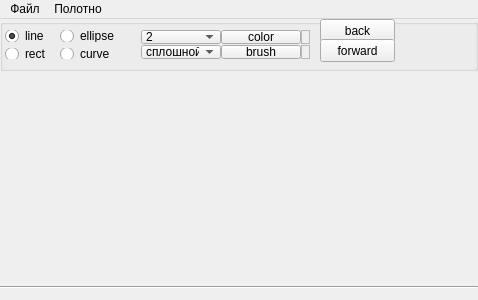
<?xml version="1.0" encoding="UTF-8"?>
<ui version="4.0">
 <class>MainWindow</class>
 <widget class="QMainWindow" name="MainWindow">
  <property name="geometry">
   <rect>
    <x>0</x>
    <y>0</y>
    <width>478</width>
    <height>300</height>
   </rect>
  </property>
  <property name="windowTitle">
   <string>MainWindow</string>
  </property>
  <widget class="QWidget" name="centralWidget">
   <layout class="QVBoxLayout" name="verticalLayout">
    <property name="spacing">
     <number>0</number>
    </property>
    <property name="leftMargin">
     <number>0</number>
    </property>
    <property name="topMargin">
     <number>0</number>
    </property>
    <property name="rightMargin">
     <number>0</number>
    </property>
    <item>
     <widget class="QGroupBox" name="groupBox">
      <property name="minimumSize">
       <size>
        <width>0</width>
        <height>52</height>
       </size>
      </property>
      <property name="maximumSize">
       <size>
        <width>16777215</width>
        <height>52</height>
       </size>
      </property>
      <property name="title">
       <string/>
      </property>
      <property name="alignment">
       <set>Qt::AlignHCenter|Qt::AlignTop</set>
      </property>
      <property name="flat">
       <bool>false</bool>
      </property>
      <widget class="QPushButton" name="back">
       <property name="geometry">
        <rect>
         <x>320</x>
         <y>0</y>
         <width>75</width>
         <height>23</height>
        </rect>
       </property>
       <property name="text">
        <string>back</string>
       </property>
      </widget>
      <widget class="QPushButton" name="forward">
       <property name="geometry">
        <rect>
         <x>320</x>
         <y>20</y>
         <width>75</width>
         <height>23</height>
        </rect>
       </property>
       <property name="text">
        <string>forward</string>
       </property>
      </widget>
      <widget class="QWidget" name="gridLayoutWidget">
       <property name="geometry">
        <rect>
         <x>130</x>
         <y>0</y>
         <width>191</width>
         <height>51</height>
        </rect>
       </property>
       <layout class="QGridLayout" name="gridLayout">
        <property name="horizontalSpacing">
         <number>0</number>
        </property>
        <property name="verticalSpacing">
         <number>1</number>
        </property>
        <item row="1" column="1">
         <widget class="QPushButton" name="brush">
          <property name="text">
           <string>brush</string>
          </property>
         </widget>
        </item>
        <item row="0" column="1">
         <widget class="QPushButton" name="color_button">
          <property name="text">
           <string>color</string>
          </property>
         </widget>
        </item>
        <item row="0" column="0">
         <widget class="QComboBox" name="width">
          <property name="currentIndex">
           <number>1</number>
          </property>
          <item>
           <property name="text">
            <string>1</string>
           </property>
          </item>
          <item>
           <property name="text">
            <string>2</string>
           </property>
          </item>
          <item>
           <property name="text">
            <string>3</string>
           </property>
          </item>
          <item>
           <property name="text">
            <string>4</string>
           </property>
          </item>
          <item>
           <property name="text">
            <string>5</string>
           </property>
          </item>
          <item>
           <property name="text">
            <string>6</string>
           </property>
          </item>
          <item>
           <property name="text">
            <string>7</string>
           </property>
          </item>
          <item>
           <property name="text">
            <string>8</string>
           </property>
          </item>
          <item>
           <property name="text">
            <string>9</string>
           </property>
          </item>
          <item>
           <property name="text">
            <string>10</string>
           </property>
          </item>
          <item>
           <property name="text">
            <string>11</string>
           </property>
          </item>
          <item>
           <property name="text">
            <string>12</string>
           </property>
          </item>
          <item>
           <property name="text">
            <string>13</string>
           </property>
          </item>
          <item>
           <property name="text">
            <string>14</string>
           </property>
          </item>
          <item>
           <property name="text">
            <string>15</string>
           </property>
          </item>
          <item>
           <property name="text">
            <string>16</string>
           </property>
          </item>
          <item>
           <property name="text">
            <string>17</string>
           </property>
          </item>
          <item>
           <property name="text">
            <string>18</string>
           </property>
          </item>
          <item>
           <property name="text">
            <string>19</string>
           </property>
          </item>
          <item>
           <property name="text">
            <string>20</string>
           </property>
          </item>
          <item>
           <property name="text">
            <string>21</string>
           </property>
          </item>
          <item>
           <property name="text">
            <string>22</string>
           </property>
          </item>
          <item>
           <property name="text">
            <string>23</string>
           </property>
          </item>
          <item>
           <property name="text">
            <string>24</string>
           </property>
          </item>
          <item>
           <property name="text">
            <string>25</string>
           </property>
          </item>
          <item>
           <property name="text">
            <string>26</string>
           </property>
          </item>
         </widget>
        </item>
        <item row="1" column="0">
         <widget class="QComboBox" name="style">
          <property name="currentIndex">
           <number>0</number>
          </property>
          <item>
           <property name="text">
            <string>сплошной</string>
           </property>
          </item>
          <item>
           <property name="text">
            <string>пунктир</string>
           </property>
          </item>
          <item>
           <property name="text">
            <string>точки</string>
           </property>
          </item>
         </widget>
        </item>
        <item row="1" column="2">
         <widget class="QLabel" name="current_brush">
          <property name="autoFillBackground">
           <bool>true</bool>
          </property>
          <property name="frameShape">
           <enum>QFrame::StyledPanel</enum>
          </property>
          <property name="lineWidth">
           <number>1</number>
          </property>
          <property name="text">
           <string/>
          </property>
         </widget>
        </item>
        <item row="0" column="2">
         <widget class="QLabel" name="current_color">
          <property name="autoFillBackground">
           <bool>true</bool>
          </property>
          <property name="frameShape">
           <enum>QFrame::StyledPanel</enum>
          </property>
          <property name="text">
           <string/>
          </property>
         </widget>
        </item>
       </layout>
      </widget>
      <widget class="QWidget" name="gridLayoutWidget_2">
       <property name="geometry">
        <rect>
         <x>0</x>
         <y>0</y>
         <width>130</width>
         <height>51</height>
        </rect>
       </property>
       <layout class="QGridLayout" name="gridLayout_3">
        <property name="leftMargin">
         <number>5</number>
        </property>
        <property name="horizontalSpacing">
         <number>0</number>
        </property>
        <item row="1" column="0">
         <widget class="QRadioButton" name="rect">
          <property name="text">
           <string>rect</string>
          </property>
         </widget>
        </item>
        <item row="0" column="0">
         <widget class="QRadioButton" name="line">
          <property name="text">
           <string>line</string>
          </property>
          <property name="checked">
           <bool>true</bool>
          </property>
         </widget>
        </item>
        <item row="0" column="1">
         <widget class="QRadioButton" name="ellipse">
          <property name="text">
           <string>ellipse</string>
          </property>
         </widget>
        </item>
        <item row="1" column="1">
         <widget class="QRadioButton" name="curve">
          <property name="text">
           <string>curve</string>
          </property>
         </widget>
        </item>
       </layout>
      </widget>
      <widget class="QLabel" name="test">
       <property name="geometry">
        <rect>
         <x>410</x>
         <y>10</y>
         <width>47</width>
         <height>13</height>
        </rect>
       </property>
       <property name="text">
        <string/>
       </property>
      </widget>
     </widget>
    </item>
    <item>
     <widget class="lay_widget" name="widget" native="true"/>
    </item>
    <item>
     <widget class="Line" name="line_2">
      <property name="orientation">
       <enum>Qt::Horizontal</enum>
      </property>
     </widget>
    </item>
   </layout>
  </widget>
  <widget class="QMenuBar" name="menuBar">
   <property name="geometry">
    <rect>
     <x>0</x>
     <y>0</y>
     <width>478</width>
     <height>21</height>
    </rect>
   </property>
   <widget class="QMenu" name="menu">
    <property name="title">
     <string>Файл</string>
    </property>
    <addaction name="create"/>
    <addaction name="open"/>
    <addaction name="save"/>
   </widget>
   <widget class="QMenu" name="menu_2">
    <property name="title">
     <string>Полотно</string>
    </property>
    <addaction name="canvas"/>
   </widget>
   <addaction name="menu"/>
   <addaction name="menu_2"/>
  </widget>
  <action name="create">
   <property name="text">
    <string>Создать</string>
   </property>
  </action>
  <action name="open">
   <property name="text">
    <string>Открыть</string>
   </property>
   <property name="shortcut">
    <string>Ctrl+O</string>
   </property>
  </action>
  <action name="save">
   <property name="text">
    <string>Сохранить</string>
   </property>
   <property name="shortcut">
    <string>Ctrl+S</string>
   </property>
  </action>
  <action name="canvas">
   <property name="text">
    <string>Изменить размер полотна</string>
   </property>
  </action>
 </widget>
 <layoutdefault spacing="6" margin="11"/>
 <customwidgets>
  <customwidget>
   <class>lay_widget</class>
   <extends>QWidget</extends>
   <header>lay_widget.h</header>
   <container>1</container>
  </customwidget>
 </customwidgets>
 <resources/>
 <connections/>
</ui>
